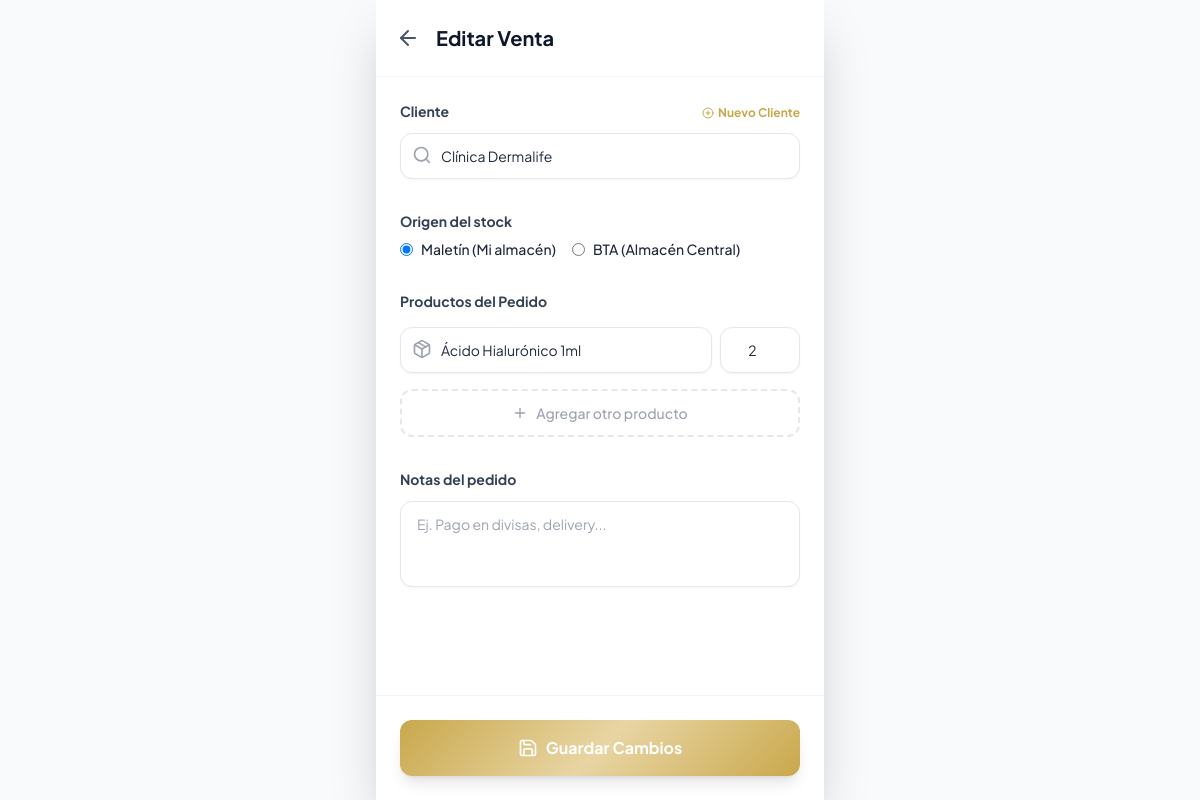
/vendedor/editar_factura/F-2605171300-783 (signed in), run on the app's committed database.
### models.py (models this page shows)
class Cliente(db.Model):
    id = db.Column(db.Integer, primary_key=True)
    rif = db.Column(db.String(20), unique=True, nullable=False)
    nombre = db.Column(db.String(100), nullable=False)
    direccion = db.Column(db.String(200))
    telefono = db.Column(db.String(20))
    estado = db.Column(db.String(50)) # Estado de Venezuela

class Producto(db.Model):
    id = db.Column(db.Integer, primary_key=True)
    codigo = db.Column(db.String(20), unique=True, nullable=False)
    nombre = db.Column(db.String(100), nullable=False)
    categoria = db.Column(db.String(100), nullable=False)
    precios = db.Column(db.Float, nullable=False)
    comision = db.Column(db.Float)
    stock_central = db.Column(db.Integer, default=0) # Almacén principal

### rutas_vendedor.py (the view, shortened to what this page needs)
@vendedor_bp.route('/editar_factura/<string:codigo_f>', methods=['GET', 'POST'])
def editar_factura(codigo_f):
    id_vendedora_actual = session['user_id']
    ventas_existentes = Venta.query.filter_by(codigo_factura=codigo_f, id_vendedor=id_vendedora_actual).all()
    if not ventas_existentes:
        flash("Factura no encontrada.", "danger")
        return redirect(url_for('vendedor.reporte_ventas'))
    if ventas_existentes[0].estado != 'En espera':
        flash("Solo puedes editar facturas que están En espera.", "warning")
        return redirect(url_for('vendedor.reporte_ventas'))
    factura_obj = {
        'codigo': codigo_f,
        'cliente': ventas_existentes[0].cliente.nombre,
        'productos': [{'nombre': v.producto.nombre, 'cantidad': v.cantidad} for v in ventas_existentes]
    }
    lista_productos = Producto.query.all()
    lista_clientes = Cliente.query.all()
    return render_template(
        'vendedor_nueva_venta.html',
        lista_productos=lista_productos,
        lista_clientes=lista_clientes,
        factura_obj=factura_obj
    )

### rutas_vendedor.py (called while the page is built)
@vendedor_bp.before_request
def require_login():
    if 'user_id' not in session:
        flash("Debes iniciar sesión para acceder a esta página.", "warning")
        return redirect(url_for('auth.login'))

### templates/vendedor_nueva_venta.html (shortened to what this page needs)
<!doctype html>
<html lang="es" class="h-full">
<head>
    <script src="https://cdn.tailwindcss.com/3.4.17"></script>
</head>
<body class="h-full bg-gray-50 text-slate-800">
    <div class="h-full w-full flex flex-col max-w-md mx-auto bg-white overflow-hidden relative shadow-2xl">
        <header class="px-5 py-6 flex items-center border-b border-gray-100">
            <a href="/vendedor/dashboard" class="mr-4 text-slate-600 hover:text-[#c9a84c]">
                <i data-lucide="arrow-left" class="w-6 h-6"></i>
            </a>
            <h1 class="text-xl font-bold text-slate-900">{% if factura_obj %}Editar Venta{% else %}Registrar Venta{% endif %}</h1>
        </header>
        <form action="{{ url_for('vendedor.editar_factura', codigo_f=factura_obj.codigo) if factura_obj else url_for('vendedor.nueva_venta') }}" method="POST" class="flex-1 overflow-y-auto flex flex-col">
            <main class="flex-1 px-6 py-6 space-y-8">
                <div class="space-y-3">
                    <div class="flex justify-between items-end">
                        <label class="block text-sm font-bold text-slate-700">Cliente</label>
                        <a href="{{ url_for('vendedor.nuevo_cliente') }}" class="text-xs font-bold text-[#c9a84c] hover:underline flex items-center gap-1">
                            <i data-lucide="plus-circle" class="w-3 h-3"></i> Nuevo Cliente
                        </a>
                    </div>
                    <div class="relative">
                        <i data-lucide="search" class="absolute left-3 top-3 w-5 h-5 text-gray-400"></i>
                        <input list="clientes_list" id="cliente_input" name="cliente_nombre" placeholder="Nombre o RIF del cliente..." required
                               value="{{ factura_obj.cliente if factura_obj else '' }}"
                               class="w-full pl-10 pr-4 py-3 bg-white border border-gray-200 rounded-xl focus:ring-2 focus:ring-[#c9a84c] outline-none text-sm transition-all shadow-sm">
                    </div>
                </div>
                <div class="space-y-2">
                    <label class="block text-sm font-bold text-slate-700">Origen del stock</label>
                    <div class="flex items-center gap-4">
                        <label class="inline-flex items-center gap-2">
                            <input type="radio" name="origen" value="maletin" checked />
                            <span class="text-sm font-medium">Maletín (Mi almacén)</span>
                        </label>
                        <label class="inline-flex items-center gap-2">
                            <input type="radio" name="origen" value="bta" />
                            <span class="text-sm font-medium">BTA (Almacén Central)</span>
                        </label>
                    </div>
                </div>
                <div class="space-y-4">
                    <label class="block text-sm font-bold text-slate-700">Productos del Pedido</label>
                    <div id="productos-container" class="space-y-4">
                        {% if factura_obj %}
                            {% for p in factura_obj.productos %}
                            <div class="producto-row flex gap-2 items-start animate-in fade-in slide-in-from-left-4 duration-300">
                                <div class="flex-1 relative">
                                    <i data-lucide="package" class="absolute left-3 top-3 w-5 h-5 text-gray-400"></i>
                                    <input list="productos_list" name="producto_nombre[]" placeholder="Producto..." required value="{{ p.nombre }}"
                                           class="w-full pl-10 pr-4 py-3 bg-white border border-gray-200 rounded-xl focus:ring-2 focus:ring-[#c9a84c] outline-none text-sm transition-all shadow-sm">
                                </div>
                                <div class="w-20">
                                    <input type="number" name="cantidad[]" value="{{ p.cantidad }}" min="1" required
                                           class="w-full px-2 py-3 border border-gray-200 rounded-xl text-center text-sm outline-none focus:ring-2 focus:ring-[#c9a84c] shadow-sm">
                                </div>
                            </div>
                            {% endfor %}
                        {% endif %}
                    </div>
                    <button type="button" id="btn-add-producto" class="w-full py-3 border-2 border-dashed border-gray-200 rounded-xl text-gray-400 text-sm font-medium flex items-center justify-center gap-2 hover:bg-gray-50 transition-all">
                        <i data-lucide="plus" class="w-4 h-4"></i> Agregar otro producto
                    </button>
                </div>
                <div class="space-y-3">
                    <label class="block text-sm font-bold text-slate-700">Notas del pedido</label>
                    <textarea name="notas" rows="3" placeholder="Ej. Pago en divisas, delivery..."
                              class="w-full px-4 py-3 border border-gray-200 rounded-xl focus:ring-2 focus:ring-[#c9a84c] outline-none text-sm resize-none shadow-sm transition-all"></textarea>
                </div>
            </main>
            <div class="p-6 border-t border-gray-100 bg-white sticky bottom-0">
                <button type="submit" class="w-full gold-gradient text-white font-bold py-4 rounded-xl shadow-lg active:scale-[0.98] transition-transform flex items-center justify-center gap-2">
                    <i data-lucide="{% if factura_obj %}save{% else %}send{% endif %}" class="w-5 h-5"></i>
                    <span>{% if factura_obj %}Guardar Cambios{% else %}Enviar Pedido a Central{% endif %}</span>
                </button>
            </div>
        </form>
    </div>
</body>
</html>

### templates/vendedor_nueva_venta.html (style rules this page uses)
body { font-family: 'Plus Jakarta Sans', sans-serif; }
.gold-gradient { background: linear-gradient(135deg, #c9a84c 0%, #e8d5a3 50%, #c9a84c 100%); }

### data on the page
Cliente: cliente_nombre "Clínica Dermalife"
Producto: nombre "Ácido Hialurónico 1ml", cantidad "2"
